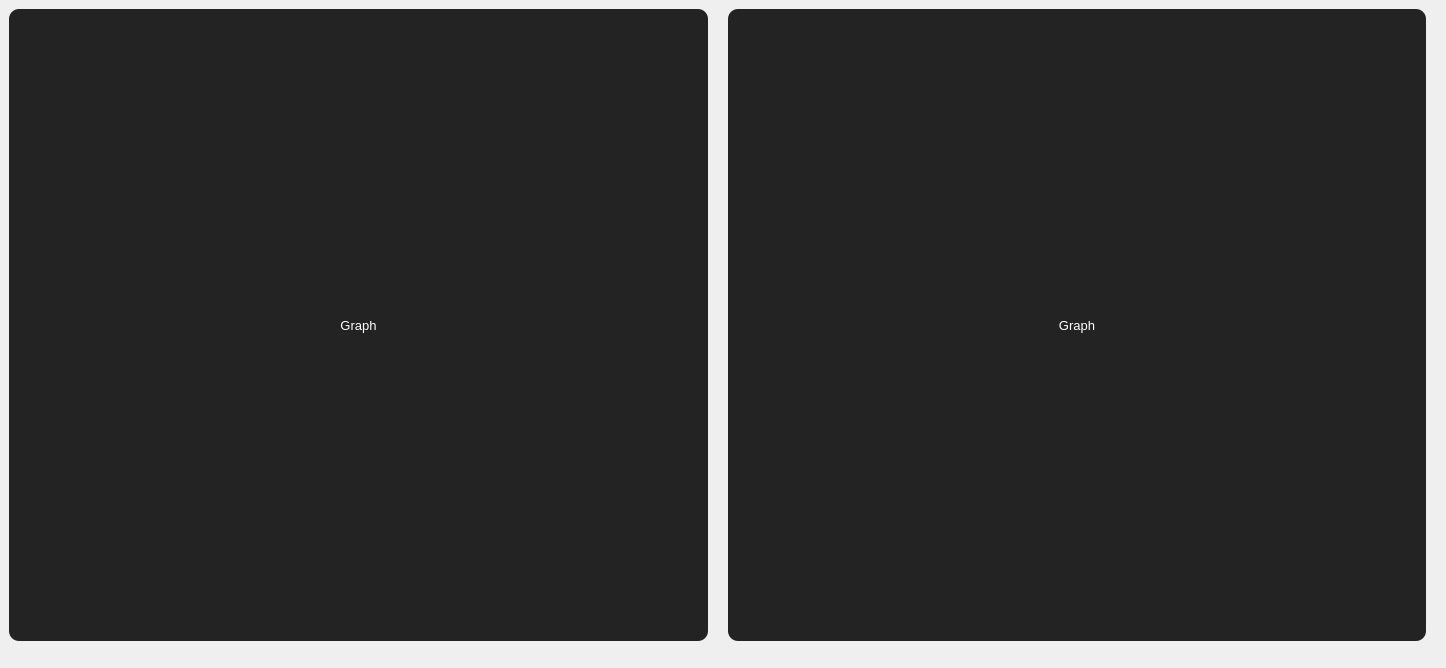
               <widget class="QWidget" name="report">
                <layout class="QVBoxLayout" name="verticalLayout_13">
                 <property name="spacing">
                  <number>9</number>
                 </property>
                 <property name="leftMargin">
                  <number>0</number>
                 </property>
                 <property name="topMargin">
                  <number>0</number>
                 </property>
                 <property name="bottomMargin">
                  <number>0</number>
                 </property>
                 <item>
                  <widget class="QFrame" name="frame_7">
                   <property name="minimumSize">
                    <size>
                     <width>0</width>
                     <height>650</height>
                    </size>
                   </property>
                   <property name="maximumSize">
                    <size>
                     <width>16777215</width>
                     <height>650</height>
                    </size>
                   </property>
                   <property name="frameShape">
                    <enum>QFrame::NoFrame</enum>
                   </property>
                   <property name="frameShadow">
                    <enum>QFrame::Raised</enum>
                   </property>
                   <layout class="QHBoxLayout" name="horizontalLayout_17">
                    <property name="spacing">
                     <number>20</number>
                    </property>
                    <property name="bottomMargin">
                     <number>9</number>
                    </property>
                    <item>
                     <widget class="QLabel" name="plot_area">
                      <property name="minimumSize">
                       <size>
                        <width>699</width>
                        <height>632</height>
                       </size>
                      </property>
                      <property name="maximumSize">
                       <size>
                        <width>699</width>
                        <height>632</height>
                       </size>
                      </property>
                      <property name="font">
                       <font>
                        <family>Arial</family>
                        <pointsize>10</pointsize>
                       </font>
                      </property>
                      <property name="styleSheet">
                       <string notr="true">QLabel{
	color: rgb(255, 255, 255);
	background-color: rgb(35,35,35);
	border-radius: 10px;
}</string>
                      </property>
                      <property name="text">
                       <string>Graph</string>
                      </property>
                      <property name="alignment">
                       <set>Qt::AlignCenter</set>
                      </property>
                     </widget>
                    </item>
                    <item>
                     <widget class="QLabel" name="plot_area_2">
                      <property name="minimumSize">
                       <size>
                        <width>698</width>
                        <height>632</height>
                       </size>
                      </property>
                      <property name="maximumSize">
                       <size>
                        <width>698</width>
                        <height>632</height>
                       </size>
                      </property>
                      <property name="font">
                       <font>
                        <family>Arial</family>
                        <pointsize>10</pointsize>
                       </font>
                      </property>
                      <property name="styleSheet">
                       <string notr="true">QLabel{
	color: rgb(255, 255, 255);
	background-color: rgb(35,35,35);
	border-radius: 10px;
}</string>
                      </property>
                      <property name="text">
                       <string>Graph</string>
                      </property>
                      <property name="alignment">
                       <set>Qt::AlignCenter</set>
                      </property>
                     </widget>
                    </item>
                   </layout>
                  </widget>
                 </item>
                 <item>
                  <widget class="QFrame" name="frame_8">
                   <property name="styleSheet">
                    <string notr="true"/>
                   </property>
                   <property name="frameShape">
                    <enum>QFrame::NoFrame</enum>
                   </property>
                   <property name="frameShadow">
                    <enum>QFrame::Raised</enum>
                   </property>
                   <layout class="QVBoxLayout" name="verticalLayout_14">
                    <property name="topMargin">
                     <number>0</number>
                    </property>
                    <property name="rightMargin">
                     <number>0</number>
                    </property>
                    <item>
                     <widget class="QFrame" name="frame_9">
                      <property name="styleSheet">
                       <string notr="true">QFrame{
	background-color: rgb(35,35,35);
	border-radius: 10px;
}</string>
                      </property>
                      <property name="frameShape">
                       <enum>QFrame::NoFrame</enum>
                      </property>
                      <property name="frameShadow">
                       <enum>QFrame::Raised</enum>
                      </property>
                      <widget class="QFrame" name="frame_12">
                       <property name="geometry">
                        <rect>
                         <x>10</x>
                         <y>20</y>
                         <width>371</width>
                         <height>241</height>
                        </rect>
                       </property>
                       <property name="styleSheet">
                        <string notr="true">QFrame{
	background-color: rgb(255, 255, 255);
	border-radius: 10px;
}</string>
                       </property>
                       <property name="frameShape">
                        <enum>QFrame::NoFrame</enum>
                       </property>
                       <property name="frameShadow">
                        <enum>QFrame::Raised</enum>
                       </property>
                       <layout class="QVBoxLayout" name="verticalLayout_16">
                        <item>
                         <widget class="QCalendarWidget" name="calendarWidget_report">
                          <property name="verticalHeaderFormat">
                           <enum>QCalendarWidget::NoVerticalHeader</enum>
                          </property>
                          <property name="navigationBarVisible">
                           <bool>true</bool>
                          </property>
                         </widget>
                        </item>
                       </layout>
                      </widget>
                      <widget class="QLineEdit" name="report_start_date">
                       <property name="geometry">
                        <rect>
                         <x>770</x>
                         <y>20</y>
                         <width>181</width>
                         <height>51</height>
                        </rect>
                       </property>
                       <property name="font">
                        <font>
                         <pointsize>10</pointsize>
                        </font>
                       </property>
                       <property name="styleSheet">
                        <string notr="true">QLineEdit{
	color: rgb(255, 255, 255);
	border: 2px solid  rgb(45, 45, 45);
	border-radius:15px;
	padding-left: 50px;
}

QLineEdit:hover{
	border:2px solid rgb(35, 35, 35);
}

QLineEdit:focus{
	border:2px solid rgb(255, 255, 255);
}</string>
                       </property>
                       <property name="placeholderText">
                        <string>Start date?</string>
                       </property>
                       <property name="clearButtonEnabled">
                        <bool>true</bool>
                       </property>
                      </widget>
                      <widget class="QLabel" name="label_23">
                       <property name="geometry">
                        <rect>
                         <x>780</x>
                         <y>30</y>
                         <width>31</width>
                         <height>31</height>
                        </rect>
                       </property>
                       <property name="styleSheet">
                        <string notr="true">background-color: rgb(45, 45, 45);</string>
                       </property>
                       <property name="text">
                        <string/>
                       </property>
                       <property name="pixmap">
                        <pixmap resource="../resource/asset.qrc">:/icons/asset/calendar.svg</pixmap>
                       </property>
                      </widget>
                      <widget class="QLineEdit" name="report_end_date">
                       <property name="geometry">
                        <rect>
                         <x>970</x>
                         <y>20</y>
                         <width>201</width>
                         <height>51</height>
                        </rect>
                       </property>
                       <property name="font">
                        <font>
                         <pointsize>10</pointsize>
                        </font>
                       </property>
                       <property name="styleSheet">
                        <string notr="true">QLineEdit{
	color: rgb(255, 255, 255);
	border: 2px solid  rgb(45, 45, 45);
	border-radius:15px;
	padding-left: 50px;
}

QLineEdit:hover{
	border:2px solid rgb(35, 35, 35);
}

QLineEdit:focus{
	border:2px solid rgb(255, 255, 255);
}</string>
                       </property>
                       <property name="placeholderText">
                        <string>End date?</string>
                       </property>
                       <property name="clearButtonEnabled">
                        <bool>true</bool>
                       </property>
                      </widget>
                      <widget class="QLabel" name="label_24">
                       <property name="geometry">
                        <rect>
                         <x>980</x>
                         <y>30</y>
                         <width>31</width>
                         <height>31</height>
                        </rect>
                       </property>
                       <property name="styleSheet">
                        <string notr="true">background-color: rgb(45, 45, 45);</string>
                       </property>
                       <property name="text">
                        <string/>
                       </property>
                       <property name="pixmap">
                        <pixmap resource="../resource/asset.qrc">:/icons/asset/calendar.svg</pixmap>
                       </property>
                      </widget>
                      <widget class="QLineEdit" name="file_name">
                       <property name="geometry">
                        <rect>
                         <x>1190</x>
                         <y>20</y>
                         <width>211</width>
                         <height>51</height>
                        </rect>
                       </property>
                       <property name="font">
                        <font>
                         <pointsize>10</pointsize>
                        </font>
                       </property>
                       <property name="styleSheet">
                        <string notr="true">QLineEdit{
	color: rgb(255, 255, 255);
	border: 2px solid  rgb(45, 45, 45);
	border-radius:15px;
	padding-left: 50px;
}

QLineEdit:hover{
	border:2px solid rgb(35, 35, 35);
}

QLineEdit:focus{
	border:2px solid rgb(255, 255, 255);
}</string>
                       </property>
                       <property name="placeholderText">
                        <string>File name?</string>
                       </property>
                       <property name="clearButtonEnabled">
                        <bool>true</bool>
                       </property>
                      </widget>
                      <widget class="QLabel" name="label_20">
                       <property name="geometry">
                        <rect>
                         <x>1200</x>
                         <y>30</y>
                         <width>31</width>
                         <height>31</height>
                        </rect>
                       </property>
                       <property name="styleSheet">
                        <string notr="true">background-color: rgb(45, 45, 45);</string>
                       </property>
                       <property name="text">
                        <string/>
                       </property>
                       <property name="pixmap">
                        <pixmap resource="../resource/asset.qrc">:/icons/asset/file.svg</pixmap>
                       </property>
                      </widget>
                      <widget class="QFrame" name="date_frame">
                       <property name="geometry">
                        <rect>
                         <x>770</x>
                         <y>90</y>
                         <width>221</width>
                         <height>51</height>
                        </rect>
                       </property>
                       <property name="styleSheet">
                        <string notr="true">QFrame{
	color: rgb(255, 255, 255);
	background-color: rgb(45, 45, 45);
	border-radius: 10px;
}</string>
                       </property>
                       <property name="frameShape">
                        <enum>QFrame::StyledPanel</enum>
                       </property>
                       <property name="frameShadow">
                        <enum>QFrame::Raised</enum>
                       </property>
                       <layout class="QHBoxLayout" name="horizontalLayout_12">
                        <item>
                         <widget class="QRadioButton" name="start_date_3">
                          <property name="font">
                           <font>
                            <family>Arial</family>
                            <pointsize>10</pointsize>
                           </font>
                          </property>
                          <property name="styleSheet">
                           <string notr="true">QRadioButton{
	background-color: rgb(45, 45, 45);
	color: rgb(255, 255, 255);
}</string>
                          </property>
                          <property name="text">
                           <string>Start Date</string>
                          </property>
                          <property name="checked">
                           <bool>true</bool>
                          </property>
                         </widget>
                        </item>
                        <item>
                         <widget class="QRadioButton" name="end_date_3">
                          <property name="font">
                           <font>
                            <family>Arial</family>
                            <pointsize>10</pointsize>
                           </font>
                          </property>
                          <property name="styleSheet">
                           <string notr="true">QRadioButton{
	background-color: rgb(45, 45, 45);
	color: rgb(255, 255, 255);
}</string>
                          </property>
                          <property name="text">
                           <string>End Date</string>
                          </property>
                         </widget>
                        </item>
                       </layout>
                      </widget>
                      <widget class="QPushButton" name="btn_load">
                       <property name="geometry">
                        <rect>
                         <x>770</x>
                         <y>220</y>
                         <width>141</width>
                         <height>45</height>
                        </rect>
                       </property>
                       <property name="minimumSize">
                        <size>
                         <width>0</width>
                         <height>45</height>
                        </size>
                       </property>
                       <property name="maximumSize">
                        <size>
                         <width>16777215</width>
                         <height>45</height>
                        </size>
                       </property>
                       <property name="font">
                        <font>
                         <pointsize>10</pointsize>
                        </font>
                       </property>
                       <property name="styleSheet">
                        <string notr="true">QPushButton{
	color: rgb(255, 255, 255);
	background-color: rgb(45, 45, 45);
	border:none;
	border-radius: 10px;
}

QPushButton:hover{
	border-radius: 20px;
}

QPushButton:pressed{
	border: 2px solid rgb(255,255,255);	
}</string>
                       </property>
                       <property name="text">
                        <string>Load</string>
                       </property>
                       <property name="icon">
                        <iconset resource="../resource/asset.qrc">
                         <normaloff>:/icons/asset/download.svg</normaloff>:/icons/asset/download.svg</iconset>
                       </property>
                       <property name="iconSize">
                        <size>
                         <width>30</width>
                         <height>30</height>
                        </size>
                       </property>
                       <property name="flat">
                        <bool>true</bool>
                       </property>
                      </widget>
                      <widget class="QPushButton" name="btn_save">
                       <property name="geometry">
                        <rect>
                         <x>940</x>
                         <y>220</y>
                         <width>141</width>
                         <height>45</height>
                        </rect>
                       </property>
                       <property name="minimumSize">
                        <size>
                         <width>0</width>
                         <height>45</height>
                        </size>
                       </property>
                       <property name="maximumSize">
                        <size>
                         <width>16777215</width>
                         <height>45</height>
                        </size>
                       </property>
                       <property name="font">
                        <font>
                         <pointsize>10</pointsize>
                        </font>
                       </property>
                       <property name="styleSheet">
                        <string notr="true">QPushButton{
	color: rgb(255, 255, 255);
	background-color: rgb(45, 45, 45);
	border:none;
	border-radius: 10px;
}

QPushButton:hover{
	border-radius: 20px;
}

QPushButton:pressed{
	border: 2px solid rgb(255,255,255);	
}</string>
                       </property>
                       <property name="text">
                        <string>Save</string>
                       </property>
                       <property name="icon">
                        <iconset resource="../resource/asset.qrc">
                         <normaloff>:/icons/asset/save.svg</normaloff>:/icons/asset/save.svg</iconset>
                       </property>
                       <property name="iconSize">
                        <size>
                         <width>30</width>
                         <height>30</height>
                        </size>
                       </property>
                       <property name="flat">
                        <bool>true</bool>
                       </property>
                      </widget>
                      <widget class="QPushButton" name="btn_refresh">
                       <property name="geometry">
                        <rect>
                         <x>1100</x>
                         <y>220</y>
                         <width>141</width>
                         <height>45</height>
                        </rect>
                       </property>
                       <property name="minimumSize">
                        <size>
                         <width>0</width>
                         <height>45</height>
                        </size>
                       </property>
                       <property name="maximumSize">
                        <size>
                         <width>16777215</width>
                         <height>45</height>
                        </size>
                       </property>
                       <property name="font">
                        <font>
                         <pointsize>10</pointsize>
                        </font>
                       </property>
                       <property name="styleSheet">
                        <string notr="true">QPushButton{
	color: rgb(255, 255, 255);
	background-color: rgb(45, 45, 45);
	border:none;
	border-radius: 10px;
}

QPushButton:hover{
	border-radius: 20px;
}

QPushButton:pressed{
	border: 2px solid rgb(255,255,255);	
}</string>
                       </property>
                       <property name="text">
                        <string>Reload</string>
                       </property>
                       <property name="icon">
                        <iconset resource="../resource/asset.qrc">
                         <normaloff>:/icons/asset/refresh-cw.svg</normaloff>:/icons/asset/refresh-cw.svg</iconset>
                       </property>
                       <property name="iconSize">
                        <size>
                         <width>30</width>
                         <height>30</height>
                        </size>
                       </property>
                       <property name="flat">
                        <bool>true</bool>
                       </property>
                      </widget>
                      <widget class="QPushButton" name="btn_clear_area">
                       <property name="geometry">
                        <rect>
                         <x>1270</x>
                         <y>220</y>
                         <width>131</width>
                         <height>45</height>
                        </rect>
                       </property>
                       <property name="minimumSize">
                        <size>
                         <width>0</width>
                         <height>45</height>
                        </size>
                       </property>
                       <property name="maximumSize">
                        <size>
                         <width>16777215</width>
                         <height>45</height>
                        </size>
                       </property>
                       <property name="font">
                        <font>
                         <pointsize>10</pointsize>
                        </font>
                       </property>
                       <property name="styleSheet">
                        <string notr="true">QPushButton{
	color: rgb(255, 255, 255);
	background-color: rgb(45, 45, 45);
	border:none;
	border-radius: 10px;
}

QPushButton:hover{
	border-radius: 20px;
}

QPushButton:pressed{
	border: 2px solid rgb(255,255,255);	
}</string>
                       </property>
                       <property name="text">
                        <string>Clear</string>
                       </property>
                       <property name="icon">
                        <iconset resource="../resource/asset.qrc">
                         <normaloff>:/icons/asset/refresh-cw.svg</normaloff>:/icons/asset/refresh-cw.svg</iconset>
                       </property>
                       <property name="iconSize">
                        <size>
                         <width>30</width>
                         <height>30</height>
                        </size>
                       </property>
                       <property name="flat">
                        <bool>true</bool>
                       </property>
                      </widget>
                      <widget class="QComboBox" name="college_comboBox">
                       <property name="geometry">
                        <rect>
                         <x>1000</x>
                         <y>90</y>
                         <width>131</width>
                         <height>50</height>
                        </rect>
                       </property>
                       <property name="minimumSize">
                        <size>
                         <width>0</width>
                         <height>50</height>
                        </size>
                       </property>
                       <property name="maximumSize">
                        <size>
                         <width>16777215</width>
                         <height>50</height>
                        </size>
                       </property>
                       <property name="font">
                        <font>
                         <pointsize>10</pointsize>
                        </font>
                       </property>
                       <property name="styleSheet">
                        <string notr="true">QComboBox{
	color: rgb(255, 255, 255);
	border: 2px solid rgb(45, 45, 45);
	padding-left:10px;
	border-radius: 10px;
}

QLineEdit:hover{
	border:2px solid rgb(35, 35, 35);
}</string>
                       </property>
                       <property name="frame">
                        <bool>false</bool>
                       </property>
                       <item>
                        <property name="text">
                         <string>CoS</string>
                        </property>
                       </item>
                       <item>
                        <property name="text">
                         <string>CoE</string>
                        </property>
                       </item>
                       <item>
                        <property name="text">
                         <string>HESSA</string>
                        </property>
                       </item>
                      </widget>
                      <widget class="QFrame" name="frame_14">
                       <property name="geometry">
                        <rect>
                         <x>390</x>
                         <y>20</y>
                         <width>371</width>
                         <height>241</height>
                        </rect>
                       </property>
                       <property name="styleSheet">
                        <string notr="true">QFrame{
	background-color: rgb(255, 255, 255);
	border-radius: 10px;
}</string>
                       </property>
                       <property name="frameShape">
                        <enum>QFrame::NoFrame</enum>
                       </property>
                       <property name="frameShadow">
                        <enum>QFrame::Raised</enum>
                       </property>
                       <layout class="QVBoxLayout" name="verticalLayout_19">
                        <item>
                         <widget class="QCalendarWidget" name="calendarWidget_report_2">
                          <property name="verticalHeaderFormat">
                           <enum>QCalendarWidget::NoVerticalHeader</enum>
                          </property>
                          <property name="navigationBarVisible">
                           <bool>true</bool>
                          </property>
                         </widget>
                        </item>
                       </layout>
                      </widget>
                      <widget class="QComboBox" name="college_courses">
                       <property name="geometry">
                        <rect>
                         <x>1150</x>
                         <y>90</y>
                         <width>251</width>
                         <height>50</height>
                        </rect>
                       </property>
                       <property name="minimumSize">
                        <size>
                         <width>0</width>
                         <height>50</height>
                        </size>
                       </property>
                       <property name="maximumSize">
                        <size>
                         <width>16777215</width>
                         <height>50</height>
                        </size>
                       </property>
                       <property name="font">
                        <font>
                         <pointsize>10</pointsize>
                        </font>
                       </property>
                       <property name="styleSheet">
                        <string notr="true">QComboBox{
	color: rgb(255, 255, 255);
	border: 2px solid rgb(45, 45, 45);
	padding-left:10px;
	border-radius: 10px;
}

QLineEdit:hover{
	border:2px solid rgb(35, 35, 35);
}</string>
                       </property>
                       <property name="frame">
                        <bool>false</bool>
                       </property>
                       <item>
                        <property name="text">
                         <string>BSc. Computer Science</string>
                        </property>
                       </item>
                       <item>
                        <property name="text">
                         <string>BSc. Mathematics</string>
                        </property>
                       </item>
                       <item>
                        <property name="text">
                         <string>BSc. Chemistry</string>
                        </property>
                       </item>
                       <item>
                        <property name="text">
                         <string>BSc. Biology Science</string>
                        </property>
                       </item>
                      </widget>
                      <widget class="QFrame" name="frame_18">
                       <property name="geometry">
                        <rect>
                         <x>770</x>
                         <y>160</y>
                         <width>631</width>
                         <height>41</height>
                        </rect>
                       </property>
                       <property name="styleSheet">
                        <string notr="true">QFrame{
	color: rgb(255, 255, 255);
	background-color: rgb(45, 45, 45);
	border-radius: 10px;
}
</string>
                       </property>
                       <property name="frameShape">
                        <enum>QFrame::StyledPanel</enum>
                       </property>
                       <property name="frameShadow">
                        <enum>QFrame::Raised</enum>
                       </property>
                       <layout class="QHBoxLayout" name="horizontalLayout_16">
                        <item>
                         <widget class="QRadioButton" name="start_date_4">
                          <property name="font">
                           <font>
                            <family>Arial</family>
                            <pointsize>10</pointsize>
                           </font>
                          </property>
                          <property name="styleSheet">
                           <string notr="true">QRadioButton{
	background-color: rgb(45, 45, 45);
	color: rgb(255, 255, 255);
}</string>
                          </property>
                          <property name="text">
                           <string>Pie chart</string>
                          </property>
                          <property name="checked">
                           <bool>true</bool>
                          </property>
                         </widget>
                        </item>
                        <item>
                         <widget class="QRadioButton" name="start_date_5">
                          <property name="font">
                           <font>
                            <family>Arial</family>
                            <pointsize>10</pointsize>
                           </font>
                          </property>
                          <property name="styleSheet">
                           <string notr="true">QRadioButton{
	background-color: rgb(45, 45, 45);
	color: rgb(255, 255, 255);
}</string>
                          </property>
                          <property name="text">
                           <string>Bar chart</string>
                          </property>
                         </widget>
                        </item>
                        <item>
                         <widget class="QRadioButton" name="start_date_6">
                          <property name="font">
                           <font>
                            <family>Arial</family>
                            <pointsize>10</pointsize>
                           </font>
                          </property>
                          <property name="styleSheet">
                           <string notr="true">QRadioButton{
	background-color: rgb(45, 45, 45);
	color: rgb(255, 255, 255);
}</string>
                          </property>
                          <property name="text">
                           <string>Line graph</string>
                          </property>
                         </widget>
                        </item>
                       </layout>
                      </widget>
                     </widget>
                    </item>
                   </layout>
                  </widget>
                 </item>
                </layout>
                <zorder>frame_8</zorder>
                <zorder>frame_7</zorder>
               </widget>
